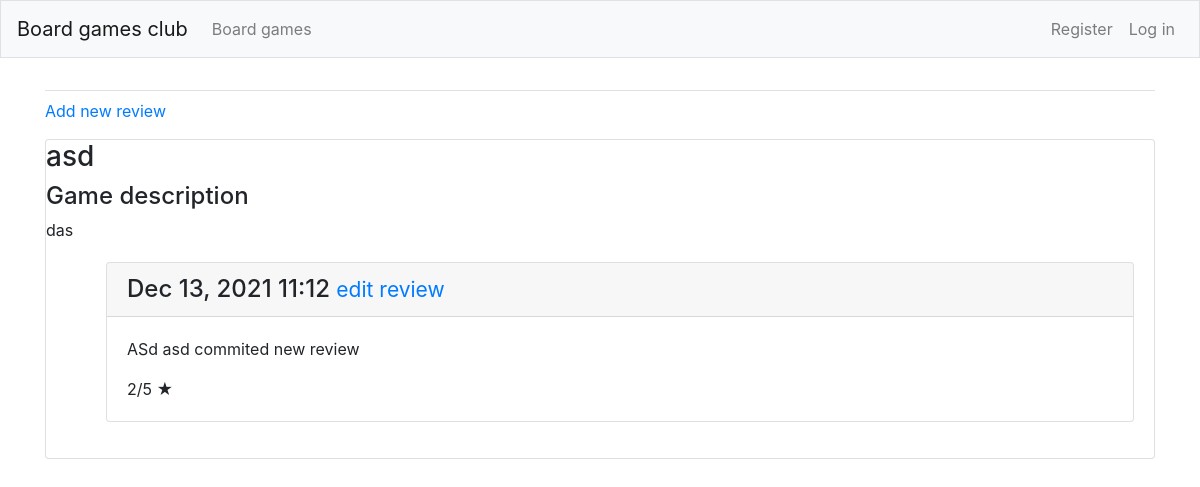
The app's page /b_games/1/, older data.
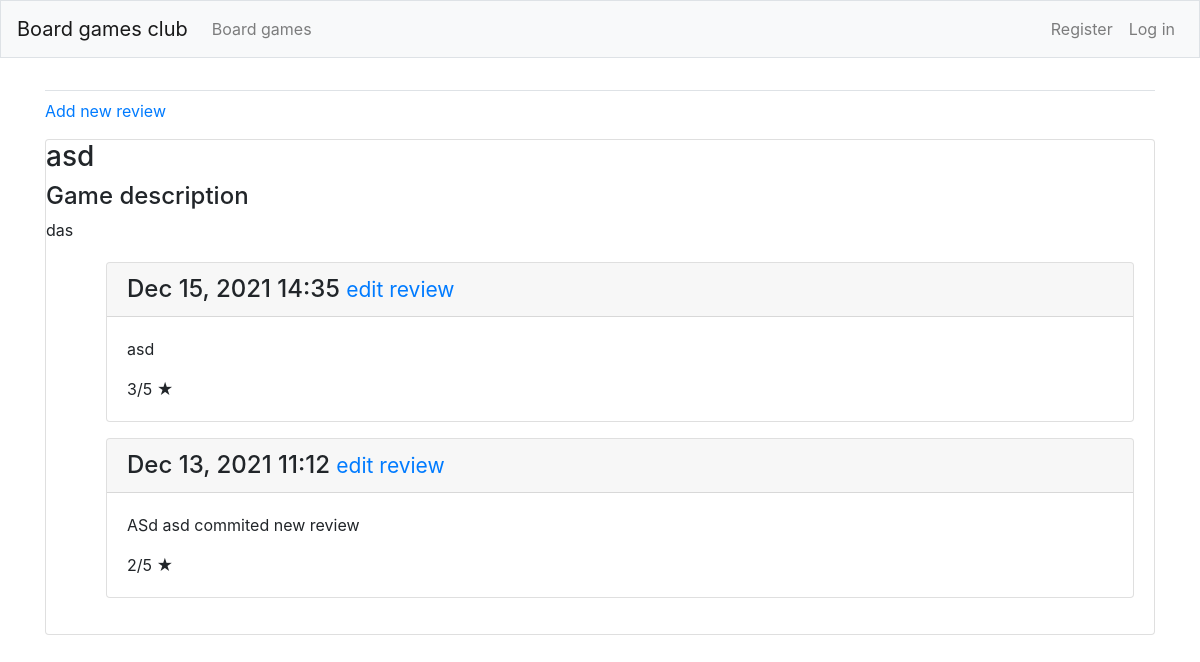
The same page, newer data.
### bgc/models.py (models this page shows, shortened)
class B_game(models.Model):#Board game class
    name = models.CharField(max_length= 40)#Pelin nimi
    description = models.TextField() #lyhyt pelin kuvaus
    owner = models.ForeignKey(User, on_delete=models.CASCADE)
    date_added = models.DateTimeField(auto_now_add=True)
    date_modified = models.DateTimeField(auto_now= True)

class Review(models.Model):
    b_game = models.ForeignKey(B_game, on_delete = models.CASCADE)
    text = models.TextField()
    stars = models.IntegerField(
        default=0,
        validators=[
            MaxValueValidator(5),
            MinValueValidator(0)
        ]
     )
    date_added = models.DateTimeField(auto_now_add = True)
    date_modified = models.DateTimeField(auto_now = True)
    class Meta:
        verbose_name_plural = 'reviews'

### bgc/views.py (the view)
# urls.py: path('b_games/<int:b_game_id>/', views.b_game, name='b_game'),
def b_game(request, b_game_id):
    b_game = B_game.objects.get(id=b_game_id)
    reviews = b_game.review_set.order_by('-date_added')
    context = {'b_game': b_game, 'reviews':  reviews}
    return render(request, 'bgc/b_game.html', context)

### bgc/templates/bgc/b_game.html (shortened to what this page needs)
{% extends 'bgc/base.html' %}
{% block content %}
  <p>
    <a href="{% url 'bgc:new_review' b_game.id %}">Add new review</a>
  </p>
  <div class="card mb-3">
    <h3>
    {{b_game.name}}
    </h3>
    <h4>
    Game description
    </h4>
    {{b_game.description}}
  <div class="card-body">
  <ul>
  {% for review in reviews %}
  <div class="card mb-3">
    <h4 class="card-header">
      {{ review.date_added|date:'M d, Y H:i' }}
      <small><a href="{% url 'bgc:edit_review' review.id %}">
        edit review</a></small>
    </h4>
  <div class="card-body">
        {{ review.text|linebreaks }} {{review.stars}}/5 &#9733;
      </div>
    </div>
  {% empty %}
    <p>There are no reviews for this board game yet.</p>
  {% endfor %}
{% endblock content %}

### bgc/templates/bgc/base.html (shortened to what this page needs)
{% load bootstrap4 %}
<!doctype html>
<html lang="en">
<head>
  {% bootstrap_css %}
</head>
<body>
  <nav class="navbar navbar-expand-md navbar-light bg-light mb-4 border">
    <a class="navbar-brand" href="{% url 'bgc:index'%}">
      Board games club </a>
    <div class="collapse navbar-collapse" id="navbarCollapse">
      <ul class="navbar-nav mr-auto">
        <li class="nav-item">
          <a class="nav-link" href="{% url 'bgc:b_games'%}">
            Board games</a></li>
      </ul>
      <ul class="navbar-nav ml-auto">
        {% if user.is_authenticated %}
          <li class="nav-item">
            <span class="navbar-text"}">Hello, {{ user.username }}.</span>
          </li>
          <li class="nav-item">
            <a class="nav-link" href="{% url 'users:logout' %}">Log out</a>
          </li>
        {% else %}
          <li class="nav-item">
            <a class="nav-link" href="{% url 'users:register' %}">Register</a>
          </li>
          <li class="nav-item">
            <a class="nav-link" href="{% url 'users:login' %}">Log in</a></li>
        {% endif %}
      </ul>
    </div>
  </nav>
  <main role="main" class="container">
    <div class="pb-2 mb-2 border-bottom">
    </div>
    <div>
      {% block content %}{% endblock content %}
    </div>
  </main>
</body>
</html>

Row changes from the older to the newer data that the page shows:
added Review: date_added "Dec 15, 2021 14:35", text "asd", stars "3"
